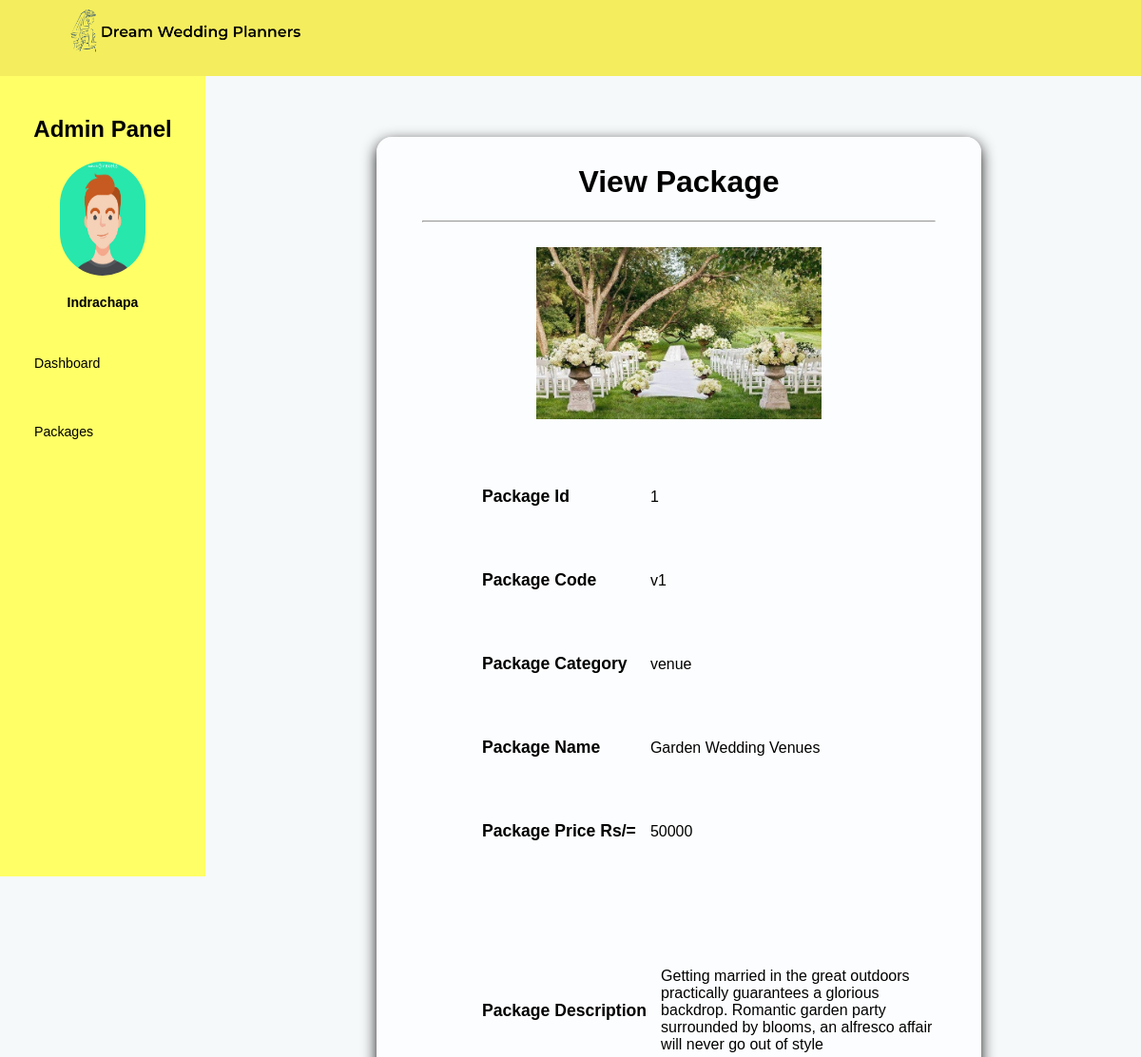
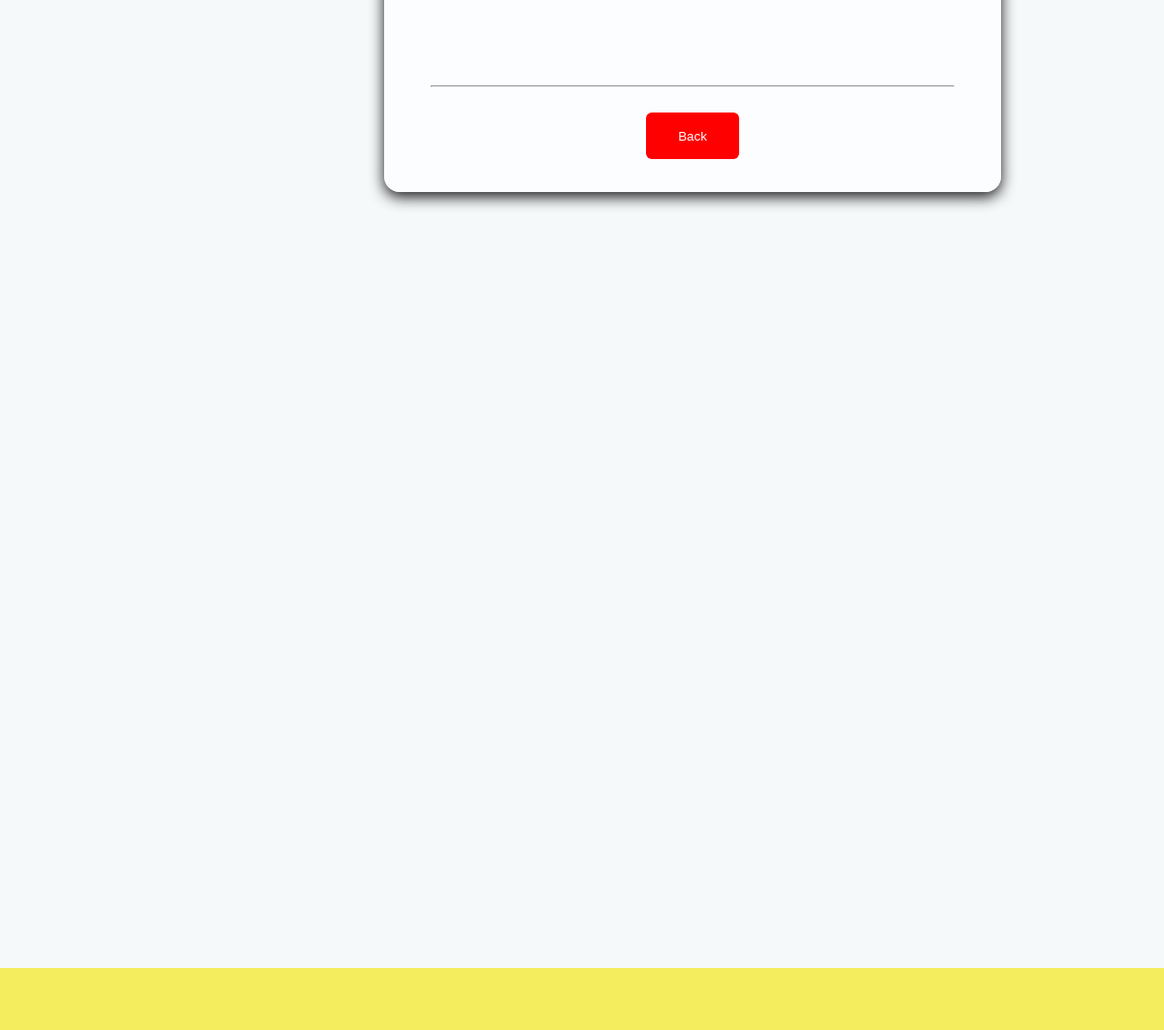
The page /php/viewPackage.php?view_pack_id=1 (signed in) on the database its author committed (2 pictures, top to bottom).
### tables this page shows
CREATE TABLE `package` (
  `pack_id` int(11) NOT NULL,
  `pack_code` varchar(11) NOT NULL,
  `pack_name` varchar(20) NOT NULL,
  `pack_title` varchar(255) NOT NULL,
  `pack_img` varchar(255) DEFAULT NULL,
  `pack_detail` varchar(255) NOT NULL,
  `pack_price` double NOT NULL
);

### php/viewPackage.php (the view, shortened to what this page needs)
<?php require_once ('config.php'); ?>
<?php
	if(isset($_GET["view_pack_id"])){
		$id = $_GET["view_pack_id"];
		$sql = "SELECT * FROM package WHERE pack_id = {$id} LIMIT 1";
		$result_set = $con->query($sql);
		if ($result_set){
			$result = $result_set->fetch_assoc();
			$package_id = $result['pack_id'];
			$package_category = $result['pack_name'];
			$package_name = $result['pack_title'];
			$package_code = $result['pack_code'];
			$price = $result['pack_price'];
			$description = $result['pack_detail'];
			$package_img = $result['pack_img'];
		}
	}else{
		header("location: packages.php?err=query_failed");
	}
?>
<!DOCTYPE html>
<html>
	<head>
	  	<link rel="stylesheet" href="../css/admin_styles.css">
  	</head>
  	<body class="back3">
  	<header>
  		<div   id="left_area">
  			<img src="../images/logo.png" class="logo" alt="logo">
  		</div>
  	</header>
	<div class="sidebar">
	    <div class="profile">
	    	<center>
	    	<h3>Admin Panel</h3>
	        <img src="../images/profile.jpg" class="profileImage" alt="profile image">
	        <h4><?php echo $_SESSION['first_name']; ?></h4>
	    	</center>
	    </div>
            <ul class="nav">
	      		<li class="nav1" onclick="location.href='admin.php'">Dashboard</li>
	      		<li class="nav1" onclick="location.href='packages.php'">Packages</li>
	        </ul>
	</div>
	<div class="view_package">
		<h1 align="center">View Package</h1>
		<hr>
		<br>
		<center>
		<img src="<?php echo $package_img ?>" id="view_p_img" alt="package image">
		</center>
		<table>
		<tr><td><span class="viewDis">Package Id </span></td>  <td  class="vivData"> <?php echo $package_id ?> </td></tr>
		<tr><td><span class="viewDis">Package Code </span></td>  <td class="vivData"> <?php echo $package_code ?> </td></tr>
		<tr><td><span class="viewDis">Package Category </span></td>  <td class="vivData"><?php echo $package_category ?> </td></tr>
		<tr><td><span class="viewDis">Package Name </span></td>  <td class="vivData"> <?php echo $package_name ?> </td></tr>
		<tr><td><span class="viewDis">Package Price Rs/=</span></td><td class="vivData"> <?php echo $price ?> </td></tr>
		</table>
		 <table><tr><td><span class="viewDis">Package&nbspDescription</span></td> <td class="vivText"> <?php echo $description ?> </td></tr>
		</table>
		<br>
		<hr>
		<center>
		<br>
		<button class="input_field_cbtn" onclick="location.href='packages.php'">Back</button>
		<br><br>
		</center>
	</div>
	<footer></footer>
    </body>
</html>

### css/admin_styles.css (style rules this page uses)
body { margin: 0; padding: 0; background-color: #F6F9FA ; font-family: Arial, Helvetica, sans-serif; }
.back3 { background-image: url("../images/admin_back4.jpg"); background-repeat: no-repeat; background-attachment: fixed; background-size: 100% 100%; }
header { top: 0; z-index: 1; position: fixed; background: #f4ed5e; padding: 0; width: 100vw; height: 10vh; }
footer { margin-top: 100vh; z-index: 1; background: #f4ed5e; padding: 0; width: 100vw; height: 8vh; }
.logo { width: 22vw; padding-top: 0.2vh; padding-left: 5vw; }
.sidebar { z-index: 1; top: 0; background: #ffff66; margin-top: 10vh; padding-top: 5.3vh; position: fixed; left: 0; width: 18vw; height: 100vh; overflow-y: auto; }
.profile h3 { font-size: 2vw; color: black; margin-top: 0; margin-bottom: 20px; }
.sidebar .profile .profileImage { width: 7.5vw; height: 15vh; border-radius: 100px; margin-bottom: 2vh; }
.sidebar .profile h4 { font-size: 1.17vw; color: black; margin-top: 0; margin-bottom: 20px; }
.nav { list-style-type: none; margin: 0; padding: 0; }
.nav li { font-size: 1.18vw; }
.nav1 { color: black; display: block; width: 100vw; line-height: 9vh; padding-left: 3vw; box-sizing: border-box; transition: 0.5s; transition-property: #19B3D3; cursor: pointer; }
.add_package, .edite_package, .view_package { margin-left: 33vw; margin-top: 18vh; padding-top: 1vh; padding-left: 4vw; padding-right: 4vw; padding-bottom: 2vh; height: auto; width: 45vw; border-radius: 2vh; background: rgba(255,255,255,0.7); box-shadow: 0 5px 15px rgba(0,0,0,.9); }
form hr, .view_package hr { background-color: #ffcc00; height: 0.5%; }
.input_field_cbtn { border-radius: 6px; background-color: red; color: white; cursor: pointer; border: none; width: 8vw; height: 6vh; }
#view_p_img { width: 25vw; }
.view_package td { padding-bottom: 8vh; }
.vivData { padding-left: 1vw; font-size: 100%; }
.view_package table { margin-top: 8vh; }
.viewDis { padding-left: 5vw; font-size: 110%; font-weight: bold; }
.vivText { padding-left: 1vw; font-size: 100%; }

### rows shown on the page
package: pack_img (picture), pack_id "1", pack_code "v1", pack_name "venue", pack_title "Garden Wedding Venues", pack_price "50000", pack_detail "Getting married in the great outdoors practically guarantees a glorious backdrop. Romantic garden party surrounded by blooms, an alfresco affair will never go out of style"

### other values the page prints
$_SESSION['first_name'] "Indrachapa"
